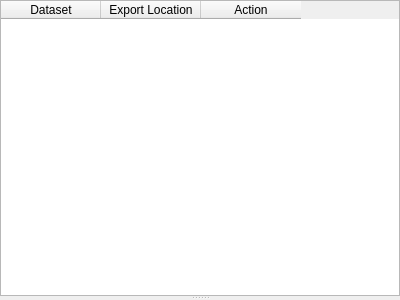
<?xml version="1.0" encoding="UTF-8"?>
<ui version="4.0">
 <class>Form</class>
 <widget class="QWidget" name="Form">
  <property name="geometry">
   <rect>
    <x>0</x>
    <y>0</y>
    <width>400</width>
    <height>300</height>
   </rect>
  </property>
  <property name="windowTitle">
   <string>Form</string>
  </property>
  <layout class="QVBoxLayout" name="verticalLayout">
   <property name="spacing">
    <number>0</number>
   </property>
   <property name="margin">
    <number>0</number>
   </property>
   <item>
    <widget class="QSplitter" name="splitter">
     <property name="orientation">
      <enum>Qt::Vertical</enum>
     </property>
     <property name="childrenCollapsible">
      <bool>true</bool>
     </property>
     <widget class="QTableWidget" name="batchOutputTableWidget">
      <property name="enabled">
       <bool>true</bool>
      </property>
      <property name="sizePolicy">
       <sizepolicy hsizetype="Expanding" vsizetype="Expanding">
        <horstretch>0</horstretch>
        <verstretch>0</verstretch>
       </sizepolicy>
      </property>
      <property name="toolTip">
       <string/>
      </property>
      <property name="styleSheet">
       <string notr="true"/>
      </property>
      <property name="editTriggers">
       <set>QAbstractItemView::NoEditTriggers</set>
      </property>
      <column>
       <property name="text">
        <string>Dataset</string>
       </property>
      </column>
      <column>
       <property name="text">
        <string>Export Location</string>
       </property>
      </column>
      <column>
       <property name="text">
        <string>Action</string>
       </property>
      </column>
     </widget>
     <widget class="QStackedWidget" name="viewerStack">
      <property name="sizePolicy">
       <sizepolicy hsizetype="Expanding" vsizetype="Preferred">
        <horstretch>0</horstretch>
        <verstretch>0</verstretch>
       </sizepolicy>
      </property>
      <property name="currentIndex">
       <number>0</number>
      </property>
      <widget class="QWidget" name="page"/>
      <widget class="QWidget" name="page_2"/>
     </widget>
    </widget>
   </item>
  </layout>
 </widget>
 <resources/>
 <connections/>
</ui>
